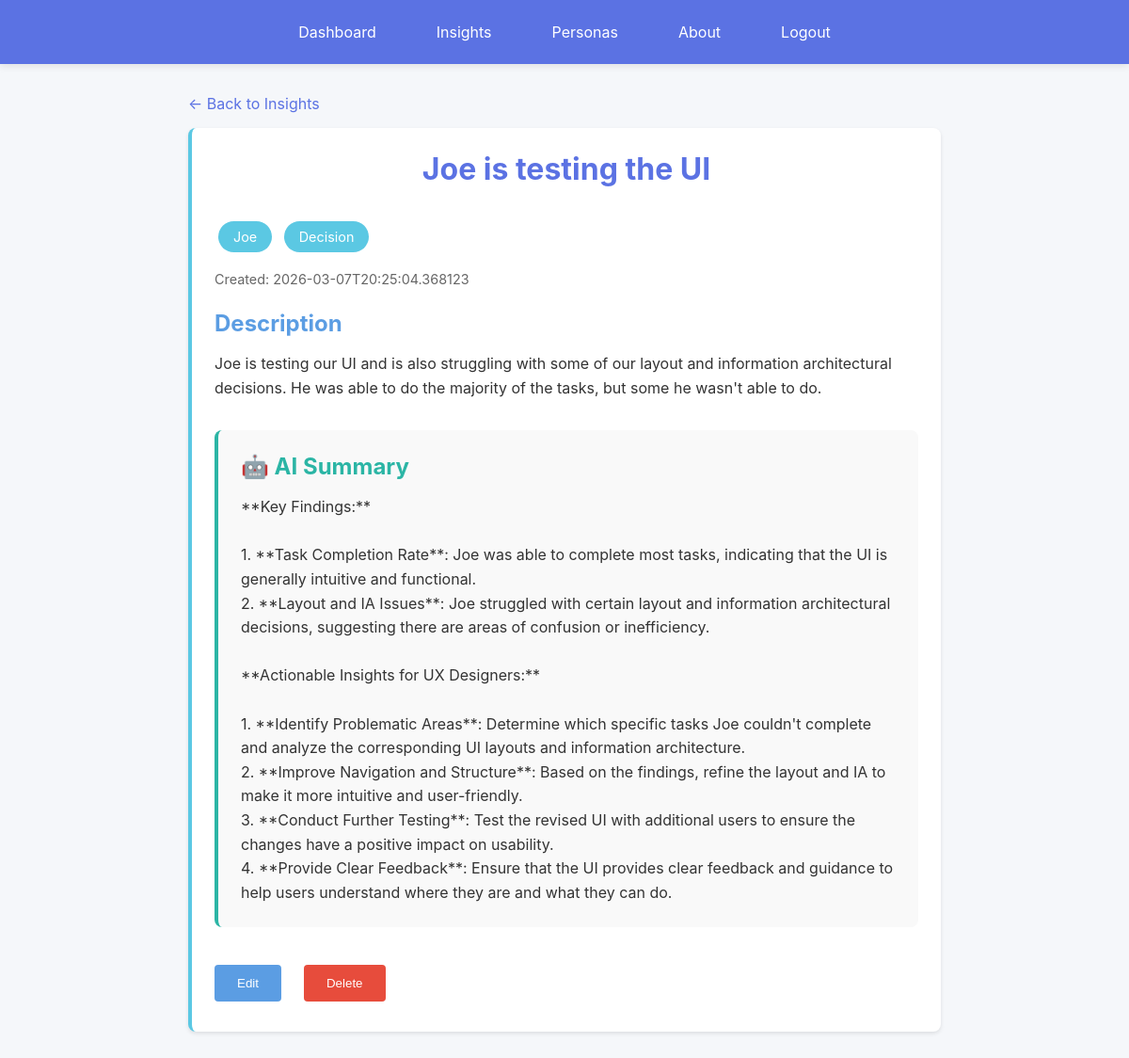
/insights/9 (signed in), run on the app's committed database.
### models.py (models this page shows, shortened)
class Insight(db.Model):
    __tablename__ = 'insights'
    id = db.Column(db.Integer, primary_key=True)
    user_id = db.Column(db.Integer, db.ForeignKey('users.id'), nullable=True, index=True)
    title = db.Column(db.String(200), nullable=False)
    description = db.Column(db.Text, nullable=False)
    persona_id = db.Column(db.Integer, db.ForeignKey('personas.id'), nullable=True)
    journey_stage = db.Column(db.String(100), nullable=True)
    timestamp = db.Column(db.DateTime, nullable=False, default=datetime.utcnow)
    ai_summary = db.Column(db.Text, nullable=True)
    def to_dict(self):
        return {
            'id': self.id,
            'user_id': self.user_id,
            'title': self.title,
            'description': self.description,
            'persona_id': self.persona_id,
            'persona_name': self.persona.name if self.persona else None,
            'journey_stage': self.journey_stage,
            'timestamp': self.timestamp.isoformat() if self.timestamp else None,
            'ai_summary': self.ai_summary
        }

class Persona(db.Model):
    __tablename__ = 'personas'
    id = db.Column(db.Integer, primary_key=True)
    user_id = db.Column(db.Integer, db.ForeignKey('users.id'), nullable=True, index=True)
    name = db.Column(db.String(200), nullable=False)
    description = db.Column(db.Text, nullable=False)
    timestamp = db.Column(db.DateTime, nullable=False, default=datetime.utcnow)
    insights = db.relationship('Insight', backref='persona', lazy=True, cascade='all, delete-orphan')

### web_app.py (the view)
@app.route('/insights/<int:insight_id>')
@login_required
def view_insight(insight_id):
    insight = Insight.query.filter_by(id=insight_id, user_id=current_user_id()).first_or_404()
    return render_template('insight_detail.html', insight=insight.to_dict())

### web_app.py (called while the page is built)
def current_user_id():
    return session.get('user_id')

def get_current_user():
    user_id = current_user_id()
    if not user_id:
        return None
    return User.query.get(user_id)

def login_required(view_func):
    @wraps(view_func)
    def wrapped(*args, **kwargs):
        if not current_user_id():
            flash('Please log in to continue.', 'error')
            return redirect(url_for('login'))
        return view_func(*args, **kwargs)
    return wrapped

@app.context_processor
def inject_shared_context():
    return {
        'colors': COLORS,
        'current_user': get_current_user()
    }

### templates/insight_detail.html (shortened to what this page needs)
{% extends "base.html" %}
{% block content %}
<div style="max-width: 800px; margin: 0 auto;">
    <a href="/insights" style="color: var(--royal-blue); text-decoration: none; margin-bottom: 1rem; display: inline-block;">← Back to Insights</a>
    <div class="card">
        <h1 style="margin-top: 0;">{{ insight.title }}</h1>
        {% if insight.persona_id %}
        <span class="chip">{{ insight.persona_name }}</span>
        {% endif %}
        {% if insight.journey_stage %}
        <span class="chip">{{ insight.journey_stage }}</span>
        {% endif %}
        <div class="meta" style="margin: 1rem 0;">Created: {{ insight.timestamp }}</div>
        <h2>Description</h2>
        <p style="line-height: 1.6; white-space: pre-wrap;">{{ insight.description }}</p>
        {% if insight.ai_summary %}
        <div style="margin-top: 2rem; padding: 1.5rem; background: #f9f9f9; border-radius: 8px; border-left: 4px solid var(--bright-turquoise);">
            <h2 style="margin-top: 0; color: var(--bright-turquoise);">🤖 AI Summary</h2>
            <p style="line-height: 1.6; white-space: pre-wrap;">{{ insight.ai_summary }}</p>
        </div>
        {% else %}
        <div style="margin-top: 2rem;">
            <button class="btn btn-ai" onclick="generateSummary('{{ insight.id }}')">Generate AI Summary</button>
        </div>
        {% endif %}
        <div style="margin-top: 2rem; display: flex; gap: 1rem;">
            <button class="btn btn-secondary" onclick="editInsight('{{ insight.id }}')">Edit</button>
            <button class="btn" onclick="deleteInsight('{{ insight.id }}')" style="background-color: #e74c3c;">Delete</button>
        </div>
    </div>
</div>
{% endblock %}

### static/style.css (style rules this page uses)
* { margin: 0; padding: 0; box-sizing: border-box; }
body { font-family: -apple-system, BlinkMacSystemFont, 'Segoe UI', Roboto, Oxygen, Ubuntu, Cantarell, sans-serif; background-color: #f5f7fa; color: #333; }
h1 { color: var(--royal-blue); margin-bottom: 2rem; text-align: center; }
h2 { color: var(--medium-blue); margin: 1.5rem 0 1rem 0; }
.card { background: var(--white); border-radius: 8px; padding: 1.5rem; box-shadow: 0 2px 4px rgba(0,0,0,0.1); border-left: 4px solid var(--sky-blue); }
.btn { background-color: var(--royal-blue); color: white; padding: 0.75rem 1.5rem; border: none; border-radius: 4px; cursor: pointer; transition: background-color 0.3s; margin: 0.5rem 0.5rem 0.5rem 0; }
.btn-secondary { background-color: var(--medium-blue); }
.chip { display: inline-block; background-color: var(--sky-blue); color: white; padding: 0.5rem 1rem; border-radius: 20px; margin: 0.25rem; font-size: 0.9rem; }
.meta { color: #666; font-size: 0.9rem; margin: 0.5rem 0; }

### data on the page
Insight: title "Joe is testing the UI", journey_stage "Decision", description "Joe is testing our UI and is also struggling with some of our layout and information architectural decisions. He was able to do the majority of the tasks, but some he wasn't able to do.", ai_summary "**Key Findings:** 1. **Task Completion Rate**: Joe was able to complete most tasks, indicating that the UI is generally intuitive and functional. 2. **Layout and IA Issues**: Joe struggled with certain layout and information architectural decisions, suggesting there are areas of confusion or inefficiency. **Actionable Insights for UX Designers:** 1. **Identify Problematic Areas**: Determine which specific tasks Joe couldn't complete and analyze the corresponding UI layouts and information architecture. 2. **Improve Navigation and Structure**: Based on the findings, refine the layout and IA to make it more intuitive and user-friendly. 3. **Conduct Further Testing**: Test the revised UI with…"
Persona: persona_name "Joe"

### other printed values
{{ insight.timestamp }} "2026-03-07T20:25:04.368123"
